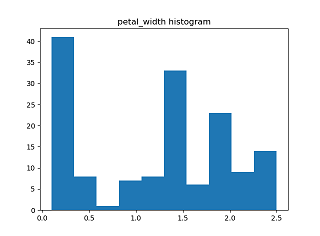

Python code for this plot:
# Fiona Nealon, 2018-04-28
# Iris data set analysis
# Create a histogram for petal width

# Use numpy library to analyse Iris file
import numpy

# Read csv file into python using numpy
data = numpy.genfromtxt('data/iris.csv', delimiter=',')

# Select all values in fourth column of numpy array
fourthcol = data[:,3]

# Use matplotlib & pyplot libraries to plot histogram
import matplotlib.pyplot as pl

# Plot histogram of the fourth column
pl.hist(fourthcol)

# Add title to histogram
pl.title('petal_width histogram')

# Output the histogram
pl.show()
